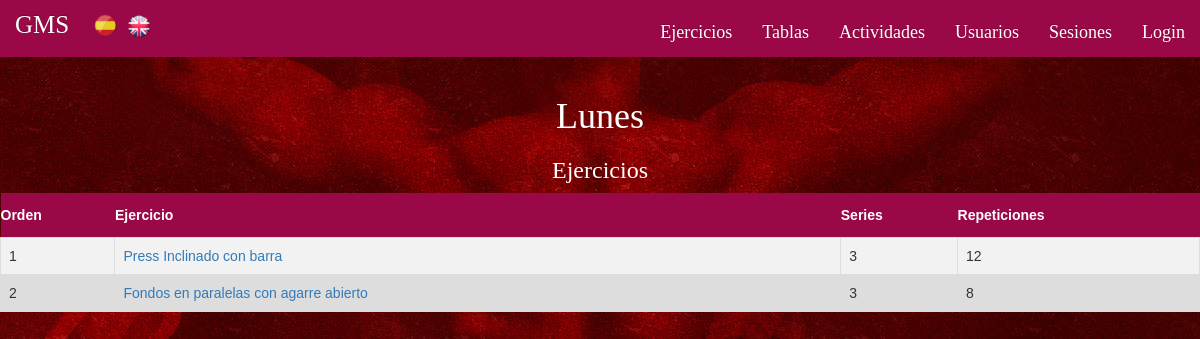
Page /index.php?controller=tablas&action=view&idtabla=10 on the committed database.
### tables this page shows
CREATE TABLE IF NOT EXISTS `TablaEjercicios` (
  `idtabla` INT NOT NULL AUTO_INCREMENT,
  `nombretabla` VARCHAR(45) NULL,
  PRIMARY KEY (`idtabla`));

CREATE TABLE IF NOT EXISTS `Ejercicio` (
  `idejercicio` INT NOT NULL AUTO_INCREMENT,
  `nombreejercicio` VARCHAR(45) NULL,
  `descripcionejercicio` VARCHAR(1000) NULL,
  `numerorepeticiones` INT NULL,
  `numeroseries` INT NULL,
  PRIMARY KEY (`idejercicio`));

### core/ViewManager.php (called while the page is built, shortened)
<?php
class ViewManager {
	private $variables = array();
	public function setVariable($varname, $value, $flash=false) {
		$this->variables[$varname] = $value;
	}
	public function getVariable($varname, $default=NULL) {
		if (!isset($this->variables[$varname])) {
			return $default;
		}
		return $this->variables[$varname];
	}
	public function render($controller, $viewname) {
		include(__DIR__."/../view/$controller/$viewname.php");
	}
	private static $viewmanager_singleton = NULL;
	public static function getInstance() {
		if (self::$viewmanager_singleton == null) {
			self::$viewmanager_singleton = new ViewManager();
		}
		return self::$viewmanager_singleton;
	}
}

### controller/TablasController.php (called while the page is built, shortened)
<?php
require_once(__DIR__."/../model/Tabla.php");
require_once(__DIR__."/../model/TablaMapper.php");
require_once(__DIR__."/../model/Ejercicio.php");
require_once(__DIR__."/../core/ViewManager.php");
class TablasController extends BaseController {
	private $tablaMapper;
	public function __construct() {
		$this->tablaMapper = new TablaMapper();
	}
	public function view(){
		$tablaid = $_GET["idtabla"];
		$tabla = $this->tablaMapper->findById($tablaid);
		$ejercicios = $this->tablaMapper->findEjerciciosTabla($tablaid);
		$this->view->setVariable("ejercicios", $ejercicios);
		$this->view->setVariable("tabla", $tabla);
		$this->view->render("tablas", "view");
	}
}

### index.php (called while the page is built, shortened)
<?php
function run() {
	try {
		$controller = loadController($_GET["controller"]);
		$actionName = $_GET["action"];
		$controller->$actionName();
	} catch(Exception $ex) {
		die("An exception occured!!!!!".$ex->getMessage());
	}
}
function loadController($controllerName) {
	return new $controllerClassName();
}
run();
?>

### model/Tabla.php (called while the page is built, shortened)
<?php
class Tabla {
	private $nombre;
	public function __construct($id=NULL, $nombre=NULL) {
		$this->nombre = $nombre;
	}
	public function getNombre() {
		return $this->nombre;
	}
}

### model/TablaMapper.php (called while the page is built, shortened)
<?php
require_once(__DIR__."/../core/PDOConnection.php");
require_once(__DIR__."/../model/Tabla.php");
require_once(__DIR__."/../model/Ejercicio.php");
class TablaMapper {
	private $db;
	public function __construct() {
		$this->db = PDOConnection::getInstance();
	}
	public function findById($tablaid){
		$stmt = $this->db->prepare("SELECT * FROM tablaejercicios WHERE idtabla=?");
		$stmt->execute(array($tablaid));
		$tabla = $stmt->fetch(PDO::FETCH_ASSOC);
		if($tabla != null) {
			return new Tabla(
			$tabla["idtabla"],
			$tabla["nombretabla"]);
		} else {
			return NULL;
		}
	}
	public function findEjerciciosTabla($idTabla){
		$stmt = $this->db->prepare("SELECT Ejercicio_idejercicio FROM ejercicio_pertenece_tablaejercicios WHERE TablaEjercicios_idtabla=?");
		$stmt->execute(array($idTabla));
		$idejercicios = $stmt->fetchAll(PDO::FETCH_ASSOC);
		$ejercicios_array = array();
		if(sizeof($idejercicios) > 0){
			foreach ($idejercicios as $ejercicioid) {
				$stmt = $this->db->prepare("SELECT * FROM ejercicio WHERE idejercicio=?");
				$stmt->execute(array($idejercicios[0]["Ejercicio_idejercicio"]));
				$ejercicio = $stmt->fetch(PDO::FETCH_ASSOC);
				if($ejercicio != null) {
					$ejercicio = new Ejercicio(
					$ejercicio["idejercicio"],
					$ejercicio["nombreejercicio"],
					$ejercicio["descripcionejercicio"],
					$ejercicio["numerorepeticiones"],
					$ejercicio["numeroseries"]);
					array_push($ejercicios_array, $ejercicio);
				}
					array_splice($idejercicios , 0 ,1);
			}
		}
		return $ejercicios_array;
	}
	}

### core/PDOConnection.php (called while the page is built)
<?php
class PDOConnection {
	private static $dbhost = "127.0.0.1";
	private static $dbname = "gymgms";
	private static $dbuser = "gymuser";
	private static $dbpass = "gympass";
	private static $db_singleton = null;
	public static function getInstance() {
		if (self::$db_singleton == null) {
			self::$db_singleton = new PDO(
			"mysql:host=".self::$dbhost.";dbname=".self::$dbname.";charset=utf8",
			self::$dbuser,
			self::$dbpass,
			array(
				PDO::ATTR_EMULATE_PREPARES => false,
				PDO::ATTR_ERRMODE => PDO::ERRMODE_EXCEPTION
			)
		);
	}
	return self::$db_singleton;
}
}
?>

### view/messages/messages_es.php (called while the page is built)
<?php
$i18n_messages = array()
?>

### core/I18n.php (called while the page is built, shortened)
<?php
class I18n {
	private $messages;
	public function setLanguage($language) {
		$this->messages = $i18n_messages;
	}
	public function i18n($key) {
		if (isset($this->messages[$key])){
			return $this->messages[$key];
		}else{
			return $key;
		}
	}
	private static $i18n_singleton = null;
	public static function getInstance() {
		if (self::$i18n_singleton == NULL) {
			self::$i18n_singleton = new I18n();
		}
		return self::$i18n_singleton;
	}
}
function i18n($key) {
	return I18n::getInstance()->i18n($key);
}

### model/Ejercicio.php (called while the page is built, shortened)
<?php
class Ejercicio {
	private $id;
	private $title;
	private $repeticiones;
	private $series;
	public function __construct($id=NULL, $title=NULL, $content=NULL, $repeticiones=NULL, $series=NULL) {
		$this->id = $id;
		$this->title = $title;
		$this->repeticiones = $repeticiones;
		$this->series = $series;
	}
	public function getId() {
		return $this->id;
	}
	public function getTitle() {
		return $this->title;
	}
	public function getRepeticiones() {
		return $this->repeticiones;
	}
	public function getSeries() {
		return $this->series;
	}
}

### view/tablas/view.php (the view, shortened to what this page needs)
<?php
require_once(__DIR__."/../../core/ViewManager.php");
$view = ViewManager::getInstance();
$tabla = $view->getVariable("tabla");
$ejercicios = $view->getVariable("ejercicios");
$numero= 1;
?><h1><?= htmlentities($tabla->getNombre()) ?></h1>
<h3><?= i18n("Ejercicios") ?></h3>
<table class='tablas'>
	<tr>
		<th><?= i18n("Orden")?></th><th><?= i18n("Ejercicio")?></th><th><?= i18n("Series")?></th><th><?= i18n("Repeticiones")?></th>
	</tr>
<?php foreach($ejercicios as $ejercicio): ?>
	<tr>
		<td>
			<?=$numero++ ?></a>
		</td>
		<td>
			<a href="index.php?controller=ejercicios&amp;action=view&amp;idejercicio=<?= $ejercicio->getId() ?>"><?= htmlentities($ejercicio->getTitle()) ?></a>
		</td>
		<td>
			<?= $ejercicio->getSeries() ?>
		</td>
		<td>
			<?= $ejercicio->getRepeticiones() ?>
		</td>
	</tr>
<?php endforeach; ?>

### css/style.css (style rules this page uses)
body, header { font-family: 'Raleway'; overflow: auto; }
.body-index { background-image: url("fondorojo.jpg"); background-position: top center; background-repeat: no-repeat; }
h1, h3 { color: white; text-align: center; }
.tablas { font-family: "Trebuchet MS", Arial, Helvetica, sans-serif; border-collapse: collapse; width: 100%; }
.tablas td, #tablas th { border: 1px solid #ddd; padding: 8px; }
.tablas tr:nth-child(even) { background-color: #f2f2f2; }
.tablas tr { background-color: #ddd; }
.tablas th { padding-top: 12px; padding-bottom: 12px; text-align: left; background-color: #9B0847; color: white; }

### rows in the picture
tablaejercicios: nombretabla "Lunes"
ejercicio: nombreejercicio "Press Inclinado con barra", numeroseries "3", numerorepeticiones "12"
ejercicio: nombreejercicio "Fondos en paralelas con agarre abierto", numeroseries "3", numerorepeticiones "8"

### other values in the picture
i18n("Ejercicios") "Ejercicios"
i18n("Tablas") "Tablas"
i18n("Actividades") "Actividades"
i18n("Usuarios") "Usuarios"
i18n("Sesiones") "Sesiones"
i18n("Login") "Login"
i18n("Orden") "Orden"
i18n("Ejercicio") "Ejercicio"
i18n("Series") "Series"
i18n("Repeticiones") "Repeticiones"
